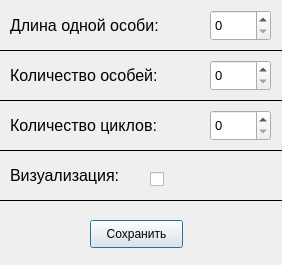
<?xml version="1.0" encoding="UTF-8"?>
<ui version="4.0">
 <class>SettingsWindow</class>
 <widget class="QDialog" name="SettingsWindow">
  <property name="geometry">
   <rect>
    <x>0</x>
    <y>0</y>
    <width>282</width>
    <height>265</height>
   </rect>
  </property>
  <property name="windowTitle">
   <string>Настройки</string>
  </property>
  <widget class="QLabel" name="set_len">
   <property name="geometry">
    <rect>
     <x>10</x>
     <y>10</y>
     <width>191</width>
     <height>31</height>
    </rect>
   </property>
   <property name="font">
    <font>
     <pointsize>12</pointsize>
    </font>
   </property>
   <property name="text">
    <string>Длина одной особи:</string>
   </property>
  </widget>
  <widget class="Line" name="line">
   <property name="geometry">
    <rect>
     <x>-20</x>
     <y>35</y>
     <width>421</width>
     <height>31</height>
    </rect>
   </property>
   <property name="frameShadow">
    <enum>QFrame::Plain</enum>
   </property>
   <property name="lineWidth">
    <number>1</number>
   </property>
   <property name="orientation">
    <enum>Qt::Horizontal</enum>
   </property>
  </widget>
  <widget class="QSpinBox" name="set_len_spin">
   <property name="geometry">
    <rect>
     <x>210</x>
     <y>10</y>
     <width>61</width>
     <height>31</height>
    </rect>
   </property>
   <property name="font">
    <font>
     <pointsize>10</pointsize>
    </font>
   </property>
  </widget>
  <widget class="QLabel" name="set_cnt">
   <property name="geometry">
    <rect>
     <x>10</x>
     <y>60</y>
     <width>191</width>
     <height>31</height>
    </rect>
   </property>
   <property name="font">
    <font>
     <pointsize>12</pointsize>
    </font>
   </property>
   <property name="text">
    <string>Количество особей:</string>
   </property>
  </widget>
  <widget class="QSpinBox" name="set_cnt_spin">
   <property name="geometry">
    <rect>
     <x>210</x>
     <y>60</y>
     <width>61</width>
     <height>31</height>
    </rect>
   </property>
   <property name="font">
    <font>
     <pointsize>10</pointsize>
    </font>
   </property>
  </widget>
  <widget class="Line" name="line_2">
   <property name="geometry">
    <rect>
     <x>0</x>
     <y>80</y>
     <width>421</width>
     <height>41</height>
    </rect>
   </property>
   <property name="frameShadow">
    <enum>QFrame::Plain</enum>
   </property>
   <property name="lineWidth">
    <number>1</number>
   </property>
   <property name="orientation">
    <enum>Qt::Horizontal</enum>
   </property>
  </widget>
  <widget class="QLabel" name="set_cnt_2">
   <property name="geometry">
    <rect>
     <x>10</x>
     <y>110</y>
     <width>191</width>
     <height>31</height>
    </rect>
   </property>
   <property name="font">
    <font>
     <pointsize>12</pointsize>
    </font>
   </property>
   <property name="text">
    <string>Количество циклов:</string>
   </property>
  </widget>
  <widget class="QSpinBox" name="cnt_loop">
   <property name="geometry">
    <rect>
     <x>210</x>
     <y>110</y>
     <width>61</width>
     <height>31</height>
    </rect>
   </property>
   <property name="font">
    <font>
     <pointsize>10</pointsize>
    </font>
   </property>
  </widget>
  <widget class="Line" name="line_3">
   <property name="geometry">
    <rect>
     <x>0</x>
     <y>130</y>
     <width>421</width>
     <height>41</height>
    </rect>
   </property>
   <property name="frameShadow">
    <enum>QFrame::Plain</enum>
   </property>
   <property name="lineWidth">
    <number>1</number>
   </property>
   <property name="orientation">
    <enum>Qt::Horizontal</enum>
   </property>
  </widget>
  <widget class="QLabel" name="set_cnt_3">
   <property name="geometry">
    <rect>
     <x>10</x>
     <y>160</y>
     <width>191</width>
     <height>31</height>
    </rect>
   </property>
   <property name="font">
    <font>
     <pointsize>12</pointsize>
    </font>
   </property>
   <property name="text">
    <string>Визуализация:</string>
   </property>
  </widget>
  <widget class="QCheckBox" name="checkbox_vision">
   <property name="geometry">
    <rect>
     <x>150</x>
     <y>164</y>
     <width>25</width>
     <height>31</height>
    </rect>
   </property>
   <property name="text">
    <string/>
   </property>
   <property name="iconSize">
    <size>
     <width>23</width>
     <height>23</height>
    </size>
   </property>
   <property name="checked">
    <bool>false</bool>
   </property>
  </widget>
  <widget class="QPushButton" name="button_save">
   <property name="geometry">
    <rect>
     <x>90</x>
     <y>220</y>
     <width>93</width>
     <height>28</height>
    </rect>
   </property>
   <property name="text">
    <string>Сохранить</string>
   </property>
  </widget>
  <widget class="Line" name="line_4">
   <property name="geometry">
    <rect>
     <x>0</x>
     <y>180</y>
     <width>421</width>
     <height>41</height>
    </rect>
   </property>
   <property name="frameShadow">
    <enum>QFrame::Plain</enum>
   </property>
   <property name="lineWidth">
    <number>1</number>
   </property>
   <property name="orientation">
    <enum>Qt::Horizontal</enum>
   </property>
  </widget>
 </widget>
 <resources/>
 <connections/>
</ui>
